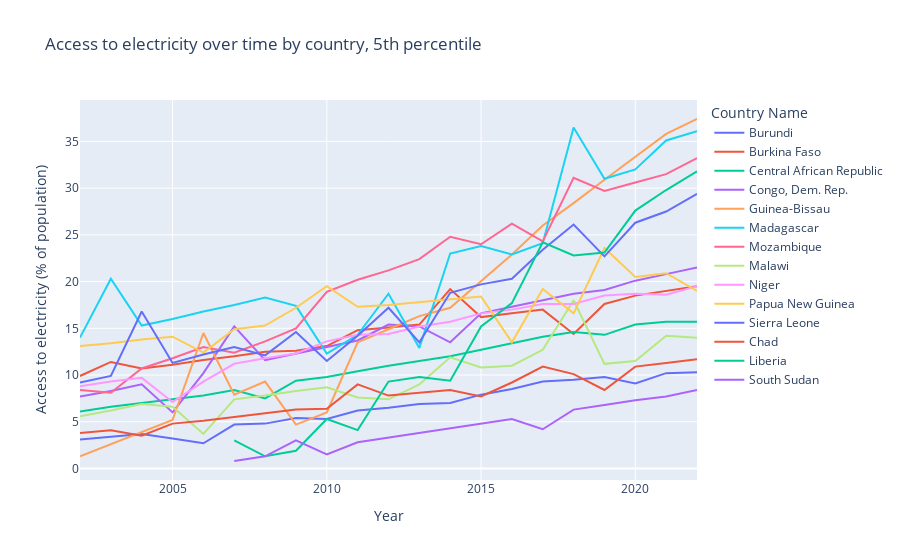

Write notebook code for a chart like this one.
### Code cell
bottom_countries_electricity = electricity_by_country_by_year[electricity_by_country_by_year["Country Name"].isin(bottom_countries.index)]

fig = px.line(
    bottom_countries_electricity,
    x="Year",
    y="Access to electricity (% of population)",
    color="Country Name",
    title="Access to electricity over time by country, 5th percentile",
)
fig.show()

### Figure 1 — Plotly figure (JSON) as saved in the notebook; plotly's stock layout.template omitted (floating-point values rounded to 4 significant figures)
{"data": [{"hovertemplate": "Country Name=Burundi<br>Year=%{x}<br>Access to electricity (% of population)=%{y}<extra></extra>", "legendgroup": "Burundi", "line": {"color": "#636efa", "dash": "solid"}, "marker": {"symbol": "circle"}, "mode": "lines", "name": "Burundi", "orientation": "v", "showlegend": true, "type": "scatter", "x": [2002, 2003, 2004, 2005, 2006, 2007, 2008, 2009, 2010, 2011, 2012, 2013, 2014, 2015, 2016, 2017, 2018, 2019, 2020, 2021, 2022], "xaxis": "x", "y": [3.1, 3.4, 3.7, 3.2, 2.7, 4.7, 4.8, 5.4, 5.3, 6.2, 6.5, 6.9, 7.0, 7.9, 8.5, 9.3, 9.5, 9.8, 9.1, 10.2, 10.3], "yaxis": "y"}, {"hovertemplate": "Country Name=Burkina Faso<br>Year=%{x}<br>Access to electricity (% of population)=%{y}<extra></extra>", "legendgroup": "Burkina Faso", "line": {"color": "#EF553B", "dash": "solid"}, "marker": {"symbol": "circle"}, "mode": "lines", "name": "Burkina Faso", "orientation": "v", "showlegend": true, "type": "scatter", "x": [2002, 2003, 2004, 2005, 2006, 2007, 2008, 2009, 2010, 2011, 2012, 2013, 2014, 2015, 2016, 2017, 2018, 2019, 2020, 2021, 2022], "xaxis": "x", "y": [9.9, 11.4, 10.7, 11.1, 11.6, 12.0, 12.5, 12.6, 13.1, 14.8, 15.1, 15.4, 19.2, 16.2, 16.6, 17.0, 14.4, 17.6, 18.5, 19.0, 19.5], "yaxis": "y"}, {"hovertemplate": "Country Name=Central African Republic<br>Year=%{x}<br>Access to electricity (% of population)=%{y}<extra></extra>", "legendgroup": "Central African Republic", "line": {"color": "#00cc96", "dash": "solid"}, "marker": {"symbol": "circle"}, "mode": "lines", "name": "Central African Republic", "orientation": "v", "showlegend": true, "type": "scatter", "x": [2002, 2003, 2004, 2005, 2006, 2007, 2008, 2009, 2010, 2011, 2012, 2013, 2014, 2015, 2016, 2017, 2018, 2019, 2020, 2021, 2022], "xaxis": "x", "y": [6.1, 6.6, 7.0, 7.4, 7.8, 8.4, 7.5, 9.4, 9.8, 10.4, 11.0, 11.5, 12.0, 12.7, 13.4, 14.1, 14.6, 14.3, 15.4, 15.7, 15.7], "yaxis": "y"}, {"hovertemplate": "Country Name=Congo, Dem. Rep.<br>Year=%{x}<br>Access to electricity (% of population)=%{y}<extra></extra>", "legendgroup": "Congo, Dem. Rep.", "line": {"color": "#ab63fa", "dash": "solid"}, "marker": {"symbol": "circle"}, "mode": "lines", "name": "Congo, Dem. Rep.", "orientation": "v", "showlegend": true, "type": "scatter", "x": [2002, 2003, 2004, 2005, 2006, 2007, 2008, 2009, 2010, 2011, 2012, 2013, 2014, 2015, 2016, 2017, 2018, 2019, 2020, 2021, 2022], "xaxis": "x", "y": [7.7, 8.3, 9.0, 6.0, 10.2, 15.2, 11.6, 12.3, 13.0, 13.7, 15.4, 15.2, 13.5, 16.6, 17.3, 18.0, 18.7, 19.1, 20.1, 20.8, 21.5], "yaxis": "y"}, {"hovertemplate": "Country Name=Guinea-Bissau<br>Year=%{x}<br>Access to electricity (% of population)=%{y}<extra></extra>", "legendgroup": "Guinea-Bissau", "line": {"color": "#FFA15A", "dash": "solid"}, "marker": {"symbol": "circle"}, "mode": "lines", "name": "Guinea-Bissau", "orientation": "v", "showlegend": true, "type": "scatter", "x": [2002, 2003, 2004, 2005, 2006, 2007, 2008, 2009, 2010, 2011, 2012, 2013, 2014, 2015, 2016, 2017, 2018, 2019, 2020, 2021, 2022], "xaxis": "x", "y": [1.3, 2.6, 3.9, 5.2, 14.5, 7.9, 9.3, 4.7, 6.0, 13.5, 14.9, 16.3, 17.2, 20.1, 22.9, 26.0, 28.4, 30.9, 33.4, 35.8, 37.4], "yaxis": "y"}, {"hovertemplate": "Country Name=Madagascar<br>Year=%{x}<br>Access to electricity (% of population)=%{y}<extra></extra>", "legendgroup": "Madagascar", "line": {"color": "#19d3f3", "dash": "solid"}, "marker": {"symbol": "circle"}, "mode": "lines", "name": "Madagascar", "orientation": "v", "showlegend": true, "type": "scatter", "x": [2002, 2003, 2004, 2005, 2006, 2007, 2008, 2009, 2010, 2011, 2012, 2013, 2014, 2015, 2016, 2017, 2018, 2019, 2020, 2021, 2022], "xaxis": "x", "y": [14.0, 20.3, 15.3, 16.0, 16.8, 17.5, 18.3, 17.4, 12.3, 14.3, 18.7, 12.9, 23.0, 23.8, 22.9, 24.1, 36.5, 31.0, 32.0, 35.1, 36.1], "yaxis": "y"}, {"hovertemplate": "Country Name=Mozambique<br>Year=%{x}<br>Access to electricity (% of population)=%{y}<extra></extra>", "legendgroup": "Mozambique", "line": {"color": "#FF6692", "dash": "solid"}, "marker": {"symbol": "circle"}, "mode": "lines", "name": "Mozambique", "orientation": "v", "showlegend": true, "type": "scatter", "x": [2002, 2003, 2004, 2005, 2006, 2007, 2008, 2009, 2010, 2011, 2012, 2013, 2014, 2015, 2016, 2017, 2018, 2019, 2020, 2021, 2022], "xaxis": "x", "y": [8.4, 8.1, 10.7, 11.8, 13.0, 12.4, 13.6, 15.0, 18.9, 20.2, 21.2, 22.4, 24.8, 24.0, 26.2, 24.3, 31.1, 29.7, 30.6, 31.5, 33.2], "yaxis": "y"}, {"hovertemplate": "Country Name=Malawi<br>Year=%{x}<br>Access to electricity (% of population)=%{y}<extra></extra>", "legendgroup": "Malawi", "line": {"color": "#B6E880", "dash": "solid"}, "marker": {"symbol": "circle"}, "mode": "lines", "name": "Malawi", "orientation": "v", "showlegend": true, "type": "scatter", "x": [2002, 2003, 2004, 2005, 2006, 2007, 2008, 2009, 2010, 2011, 2012, 2013, 2014, 2015, 2016, 2017, 2018, 2019, 2020, 2021, 2022], "xaxis": "x", "y": [5.6, 6.2, 6.9, 6.6, 3.7, 7.4, 7.8, 8.3, 8.7, 7.6, 7.4, 9.0, 11.9, 10.8, 11.0, 12.7, 18.0, 11.2, 11.5, 14.2, 14.0], "yaxis": "y"}, {"hovertemplate": "Country Name=Niger<br>Year=%{x}<br>Access to electricity (% of population)=%{y}<extra></extra>", "legendgroup": "Niger", "line": {"color": "#FF97FF", "dash": "solid"}, "marker": {"symbol": "circle"}, "mode": "lines", "name": "Niger", "orientation": "v", "showlegend": true, "type": "scatter", "x": [2002, 2003, 2004, 2005, 2006, 2007, 2008, 2009, 2010, 2011, 2012, 2013, 2014, 2015, 2016, 2017, 2018, 2019, 2020, 2021, 2022], "xaxis": "x", "y": [8.8, 9.3, 9.7, 7.1, 9.3, 11.2, 11.8, 12.3, 13.6, 14.3, 14.4, 15.2, 15.7, 16.6, 17.0, 17.6, 17.6, 18.5, 18.7, 18.6, 19.5], "yaxis": "y"}, {"hovertemplate": "Country Name=Papua New Guinea<br>Year=%{x}<br>Access to electricity (% of population)=%{y}<extra></extra>", "legendgroup": "Papua New Guinea", "line": {"color": "#FECB52", "dash": "solid"}, "marker": {"symbol": "circle"}, "mode": "lines", "name": "Papua New Guinea", "orientation": "v", "showlegend": true, "type": "scatter", "x": [2002, 2003, 2004, 2005, 2006, 2007, 2008, 2009, 2010, 2011, 2012, 2013, 2014, 2015, 2016, 2017, 2018, 2019, 2020, 2021, 2022], "xaxis": "x", "y": [13.1, 13.4, 13.8, 14.1, 12.4, 14.9, 15.3, 17.2, 19.5, 17.3, 17.5, 17.8, 18.1, 18.4, 13.5, 19.2, 16.6, 23.6, 20.5, 20.9, 19.0], "yaxis": "y"}, {"hovertemplate": "Country Name=Sierra Leone<br>Year=%{x}<br>Access to electricity (% of population)=%{y}<extra></extra>", "legendgroup": "Sierra Leone", "line": {"color": "#636efa", "dash": "solid"}, "marker": {"symbol": "circle"}, "mode": "lines", "name": "Sierra Leone", "orientation": "v", "showlegend": true, "type": "scatter", "x": [2002, 2003, 2004, 2005, 2006, 2007, 2008, 2009, 2010, 2011, 2012, 2013, 2014, 2015, 2016, 2017, 2018, 2019, 2020, 2021, 2022], "xaxis": "x", "y": [9.2, 9.9, 16.8, 11.3, 12.2, 13.0, 12.1, 14.6, 11.5, 14.2, 17.2, 13.5, 18.8, 19.7, 20.3, 23.4, 26.1, 22.7, 26.3, 27.5, 29.4], "yaxis": "y"}, {"hovertemplate": "Country Name=Chad<br>Year=%{x}<br>Access to electricity (% of population)=%{y}<extra></extra>", "legendgroup": "Chad", "line": {"color": "#EF553B", "dash": "solid"}, "marker": {"symbol": "circle"}, "mode": "lines", "name": "Chad", "orientation": "v", "showlegend": true, "type": "scatter", "x": [2002, 2003, 2004, 2005, 2006, 2007, 2008, 2009, 2010, 2011, 2012, 2013, 2014, 2015, 2016, 2017, 2018, 2019, 2020, 2021, 2022], "xaxis": "x", "y": [3.8, 4.1, 3.5, 4.8, 5.1, 5.5, 5.9, 6.3, 6.4, 9.0, 7.8, 8.1, 8.4, 7.7, 9.2, 10.9, 10.1, 8.4, 10.9, 11.3, 11.7], "yaxis": "y"}, {"hovertemplate": "Country Name=Liberia<br>Year=%{x}<br>Access to electricity (% of population)=%{y}<extra></extra>", "legendgroup": "Liberia", "line": {"color": "#00cc96", "dash": "solid"}, "marker": {"symbol": "circle"}, "mode": "lines", "name": "Liberia", "orientation": "v", "showlegend": true, "type": "scatter", "x": [2007, 2008, 2009, 2010, 2011, 2012, 2013, 2014, 2015, 2016, 2017, 2018, 2019, 2020, 2021, 2022], "xaxis": "x", "y": [3.0, 1.3, 1.9, 5.3, 4.1, 9.3, 9.8, 9.4, 15.2, 17.7, 24.2, 22.8, 23.1, 27.6, 29.8, 31.8], "yaxis": "y"}, {"hovertemplate": "Country Name=South Sudan<br>Year=%{x}<br>Access to electricity (% of population)=%{y}<extra></extra>", "legendgroup": "South Sudan", "line": {"color": "#ab63fa", "dash": "solid"}, "marker": {"symbol": "circle"}, "mode": "lines", "name": "South Sudan", "orientation": "v", "showlegend": true, "type": "scatter", "x": [2007, 2008, 2009, 2010, 2011, 2012, 2013, 2014, 2015, 2016, 2017, 2018, 2019, 2020, 2021, 2022], "xaxis": "x", "y": [0.8, 1.3, 3.0, 1.5, 2.8, 3.3, 3.8, 4.3, 4.8, 5.3, 4.2, 6.3, 6.8, 7.3, 7.7, 8.4], "yaxis": "y"}], "layout": {"legend": {"title": {"text": "Country Name"}, "tracegroupgap": 0}, "title": {"text": "Access to electricity over time by country, 5th percentile"}, "xaxis": {"anchor": "y", "domain": [0, 1], "title": {"text": "Year"}}, "yaxis": {"anchor": "x", "domain": [0, 1], "title": {"text": "Access to electricity (% of population)"}}}}
